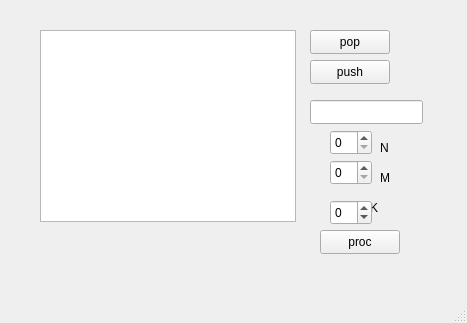
<?xml version="1.0" encoding="UTF-8"?>
<ui version="4.0">
 <class>MainWindow</class>
 <widget class="QMainWindow" name="MainWindow">
  <property name="geometry">
   <rect>
    <x>0</x>
    <y>0</y>
    <width>467</width>
    <height>323</height>
   </rect>
  </property>
  <property name="windowTitle">
   <string>MainWindow</string>
  </property>
  <widget class="QWidget" name="centralwidget">
   <widget class="QListWidget" name="listWidget">
    <property name="enabled">
     <bool>true</bool>
    </property>
    <property name="geometry">
     <rect>
      <x>40</x>
      <y>30</y>
      <width>256</width>
      <height>192</height>
     </rect>
    </property>
   </widget>
   <widget class="QLineEdit" name="lineEdit_push">
    <property name="geometry">
     <rect>
      <x>310</x>
      <y>100</y>
      <width>113</width>
      <height>24</height>
     </rect>
    </property>
   </widget>
   <widget class="QPushButton" name="pushButton_push">
    <property name="geometry">
     <rect>
      <x>310</x>
      <y>60</y>
      <width>80</width>
      <height>24</height>
     </rect>
    </property>
    <property name="text">
     <string>push</string>
    </property>
   </widget>
   <widget class="QPushButton" name="pushButton_push_pop">
    <property name="geometry">
     <rect>
      <x>310</x>
      <y>30</y>
      <width>80</width>
      <height>24</height>
     </rect>
    </property>
    <property name="text">
     <string>pop</string>
    </property>
   </widget>
   <widget class="QLabel" name="label_2">
    <property name="geometry">
     <rect>
      <x>380</x>
      <y>140</y>
      <width>49</width>
      <height>16</height>
     </rect>
    </property>
    <property name="text">
     <string>N</string>
    </property>
   </widget>
   <widget class="QLabel" name="label_3">
    <property name="geometry">
     <rect>
      <x>380</x>
      <y>170</y>
      <width>49</width>
      <height>16</height>
     </rect>
    </property>
    <property name="text">
     <string>M</string>
    </property>
   </widget>
   <widget class="QLabel" name="label_4">
    <property name="geometry">
     <rect>
      <x>370</x>
      <y>200</y>
      <width>49</width>
      <height>16</height>
     </rect>
    </property>
    <property name="text">
     <string>K</string>
    </property>
   </widget>
   <widget class="QSpinBox" name="spinBox_n">
    <property name="geometry">
     <rect>
      <x>330</x>
      <y>130</y>
      <width>42</width>
      <height>25</height>
     </rect>
    </property>
   </widget>
   <widget class="QSpinBox" name="spinBox_m">
    <property name="geometry">
     <rect>
      <x>330</x>
      <y>160</y>
      <width>42</width>
      <height>25</height>
     </rect>
    </property>
   </widget>
   <widget class="QSpinBox" name="spinBox_k">
    <property name="geometry">
     <rect>
      <x>330</x>
      <y>200</y>
      <width>42</width>
      <height>25</height>
     </rect>
    </property>
    <property name="minimum">
     <number>-20</number>
    </property>
   </widget>
   <widget class="QPushButton" name="pushButton_push_proc">
    <property name="geometry">
     <rect>
      <x>320</x>
      <y>230</y>
      <width>80</width>
      <height>24</height>
     </rect>
    </property>
    <property name="text">
     <string>proc</string>
    </property>
   </widget>
   <widget class="QLabel" name="label_err">
    <property name="geometry">
     <rect>
      <x>430</x>
      <y>390</y>
      <width>231</width>
      <height>16</height>
     </rect>
    </property>
    <property name="text">
     <string/>
    </property>
   </widget>
  </widget>
  <widget class="QMenuBar" name="menubar">
   <property name="geometry">
    <rect>
     <x>0</x>
     <y>0</y>
     <width>467</width>
     <height>22</height>
    </rect>
   </property>
  </widget>
  <widget class="QStatusBar" name="statusbar"/>
 </widget>
 <resources/>
 <connections/>
</ui>
